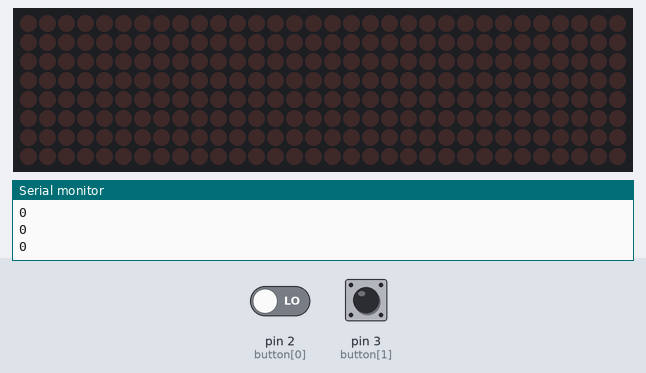
The sketch below on a simulated Arduino Uno, built with avr-gcc and run on an emulated ATmega328P. Shown: 32×8 LED matrix, the last lines printed to the serial monitor. Inputs (shaded band) come from the test bench; at power-on: pin 2 (button[0]) LOW, pin 3 (button[1]) LOW.

Above: at 2.8 s.
2.9 s: pin 2 (button[0]) driven HIGH and pin 3 (button[1]) driven HIGH
At 4.1 s:
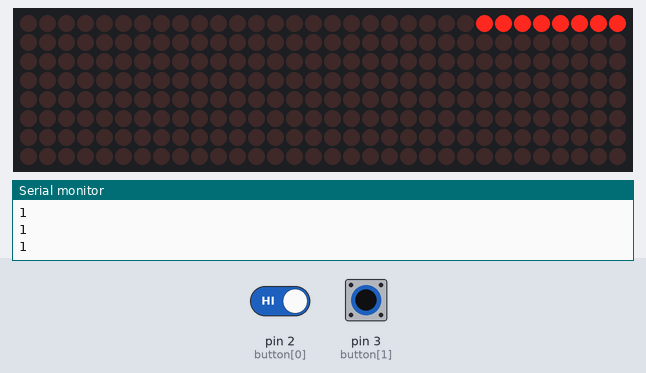
4.4 s: pin 3 (button[1]) pulsed LOW 5 times (0.12 s each, 0.3 s apart)
At 4.73 s:
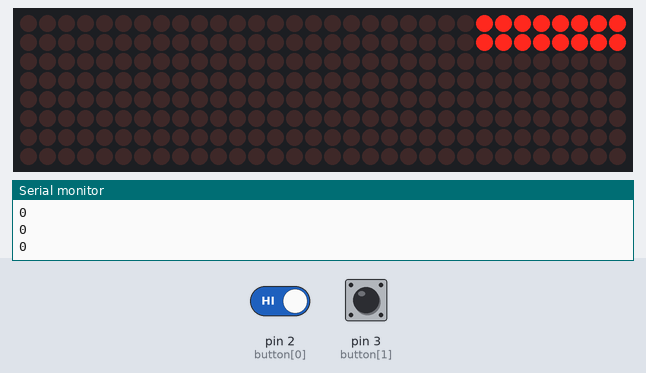
At 6.5 s:
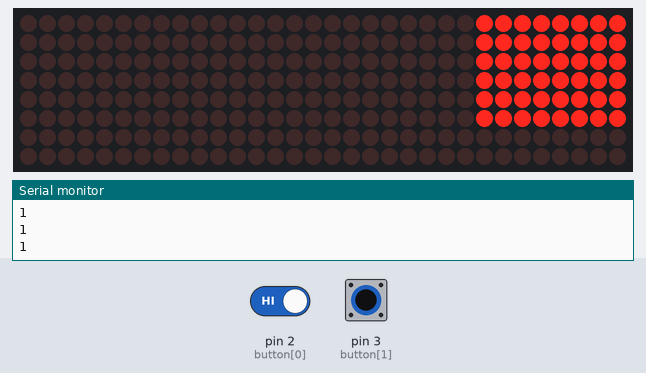
Timing chart, 0 to 8.0 s (numbered marks = the images above; inputs shaded):
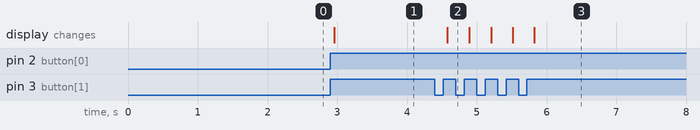

Measured:
- after the input at 2.9 s, the display: changes after 0.06 s (image 1)
- after the input at 4.4 s, the display: changes after 0.18 s (image 2)

The sketch:

code.ino
```cpp
#include "LedControl.h"
LedControl lc = LedControl(11,13,10,4); // DIN,CLK,CS
int button[] = {2,3};
int carrow= 0;

int LastButtonState;
unsigned long timer;
int ButtonState=0;

void setup() {
  pinMode(button[0], INPUT);
  pinMode(button[1], INPUT);
  Serial.begin(9600);

  for(int address=0; address<4; address++){
    lc.shutdown(address, false);
    lc.setIntensity(address, 8);
    lc.clearDisplay(address);
  }

}

void loop() {
  // put your main code here, to run repeatedly:

  // Debounce
  int reading = digitalRead(button[1]) ;
  if(reading != LastButtonState){
    timer = millis();
  }
  if((millis() - timer)> 50){
    if(reading != ButtonState){
      ButtonState=reading;
      if(reading == HIGH && (digitalRead(button[0]) == HIGH)){
        carrow++;
      }
    }
  }
  LastButtonState =reading;


  Serial.println(digitalRead(button[1]));

  for(int row=0; row<carrow; row++){
    for(int col= 0; col<8; col++){
      lc.setLed(0,row,col,true);
    }
  }

  // Blink

  if(carrow > 8){
    for(int row=0; row<carrow; row++){
      for(int col= 0; col<8; col++){
        lc.setLed(0,row,col,true);
      }
    }
    delay(1000);
    for(int row=0; row<carrow; row++){
      for(int col= 0; col<8; col++){
        lc.setLed(0,row,col,false);
      }
    }
    delay(1000);


  }


}
```
